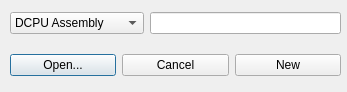
<?xml version="1.0" encoding="UTF-8"?>
<ui version="4.0">
 <class>splash</class>
 <widget class="QDialog" name="splash">
  <property name="windowModality">
   <enum>Qt::WindowModal</enum>
  </property>
  <property name="geometry">
   <rect>
    <x>0</x>
    <y>0</y>
    <width>347</width>
    <height>92</height>
   </rect>
  </property>
  <property name="windowTitle">
   <string>DTIDE</string>
  </property>
  <widget class="QWidget" name="horizontalLayoutWidget">
   <property name="geometry">
    <rect>
     <x>10</x>
     <y>50</y>
     <width>331</width>
     <height>31</height>
    </rect>
   </property>
   <layout class="QHBoxLayout" name="horizontalLayout">
    <item>
     <widget class="QPushButton" name="btn_open">
      <property name="text">
       <string>Open...</string>
      </property>
     </widget>
    </item>
    <item>
     <widget class="QPushButton" name="btn_cancel">
      <property name="text">
       <string>Cancel</string>
      </property>
     </widget>
    </item>
    <item>
     <widget class="QPushButton" name="btn_new">
      <property name="text">
       <string>New</string>
      </property>
     </widget>
    </item>
   </layout>
  </widget>
  <widget class="QWidget" name="layoutWidget">
   <property name="geometry">
    <rect>
     <x>10</x>
     <y>10</y>
     <width>331</width>
     <height>27</height>
    </rect>
   </property>
   <layout class="QHBoxLayout" name="horizontalLayout_2">
    <item>
     <widget class="QComboBox" name="combo_project">
      <item>
       <property name="text">
        <string>DCPU Assembly</string>
       </property>
      </item>
      <item>
       <property name="text">
        <string>DCPU Toolchain C</string>
       </property>
      </item>
      <item>
       <property name="text">
        <string>DCPU Brainfuck</string>
       </property>
      </item>
     </widget>
    </item>
    <item>
     <widget class="QLineEdit" name="lineEdit"/>
    </item>
   </layout>
  </widget>
 </widget>
 <resources/>
 <connections/>
</ui>
